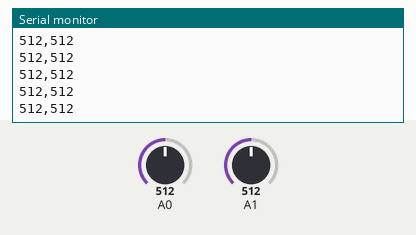
The sketch below on a simulated Arduino Uno, built with avr-gcc and run on an emulated ATmega328P. Shown: the last lines printed to the serial monitor. The inputs (shaded band) are chosen by the test bench; at power-on: A0 = 512, A1 = 512.

Above: at 1.2 s.
1.3 s: A0 set to 988
At 2.4 s:
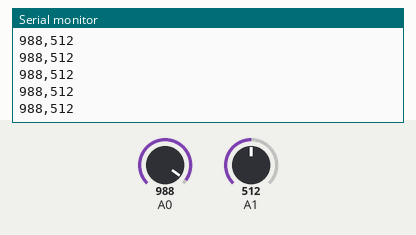
2.8 s: A0 set to 1008
At 3.9 s:
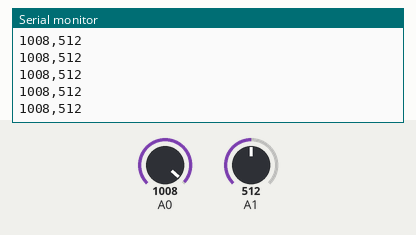
Timing chart, 0 to 5.8 s (numbered marks = the images above; inputs shaded):
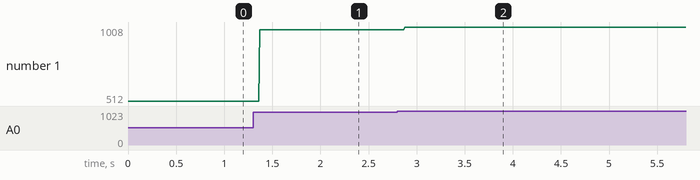

The sketch:

arduino2p5-STRING-2sensors.ino
```cpp
void setup() {
  Serial.begin(9600); // initialize serial communications
}

void loop() {
  int pot1 = analogRead(A0);                  // read the input pin
  int pot2 = analogRead(A1);

  Serial.print(pot1);
  Serial.print(',');
  Serial.println(pot2);

  delay(1);                                            // slight delay to stabilize the ADC
}
```

Measured:
- after the input at 1.3 s, the serial monitor: prints a new line after 0.07 s (image 1)
- after the input at 2.8 s, the serial monitor: prints a new line after 0.07 s (image 2)
- plotted number 1: 512 → 988 after the input at 1.3 s, 988 → 1008 after the input at 2.8 s
